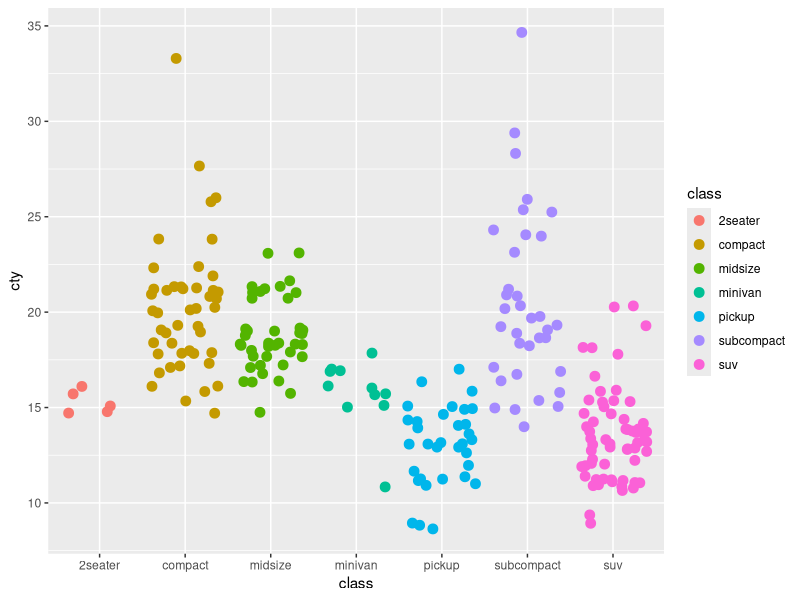

R code for this plot:
## ---- chunk 1
knitr::opts_chunk$set(echo = TRUE)
library(tidyverse)
## ---- chunk 2
ggplot(data = mpg, aes(x = class, y = cty)) +
  geom_jitter(aes(color = class), size = 3)
